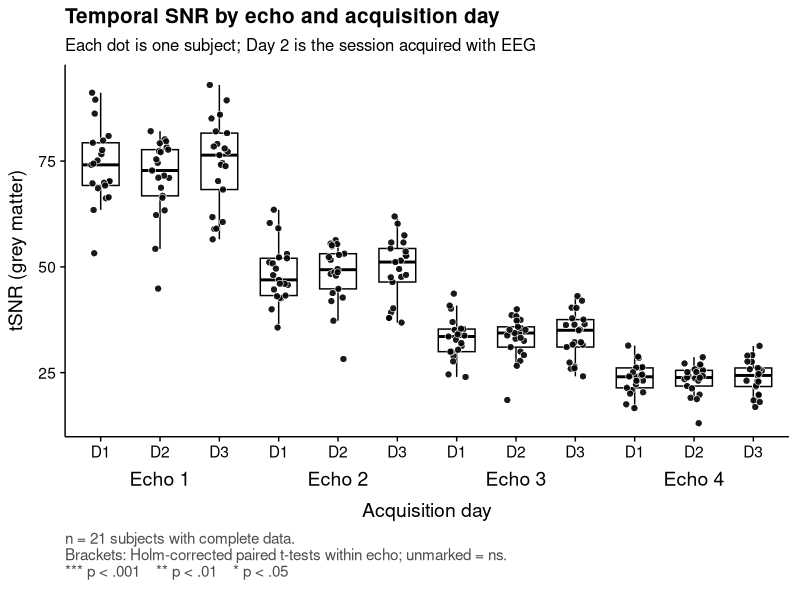
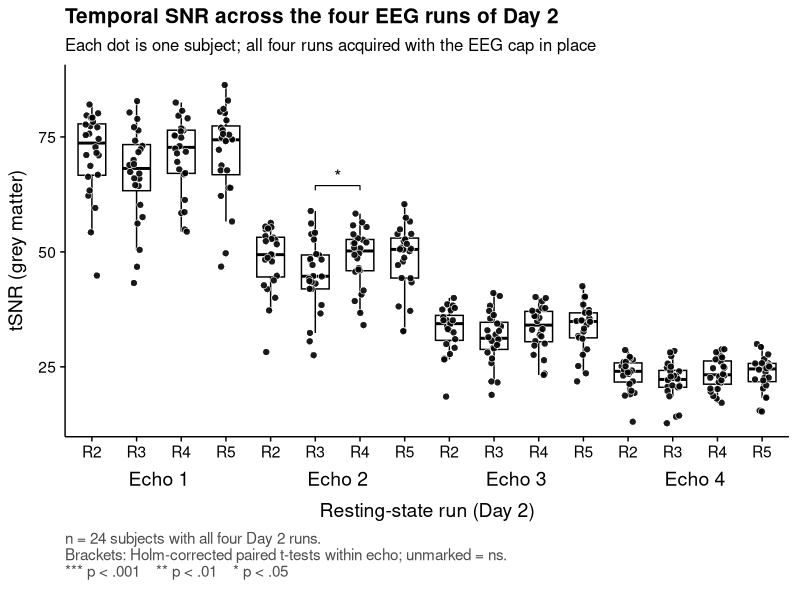
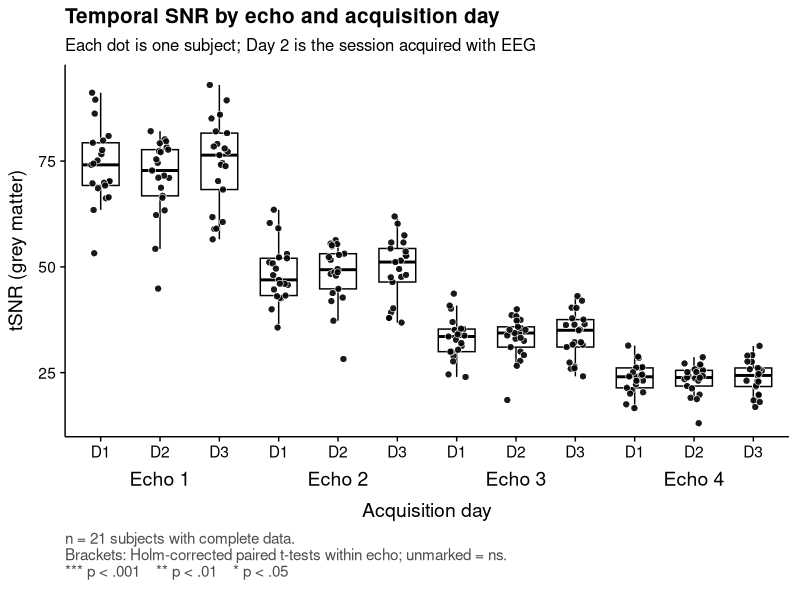
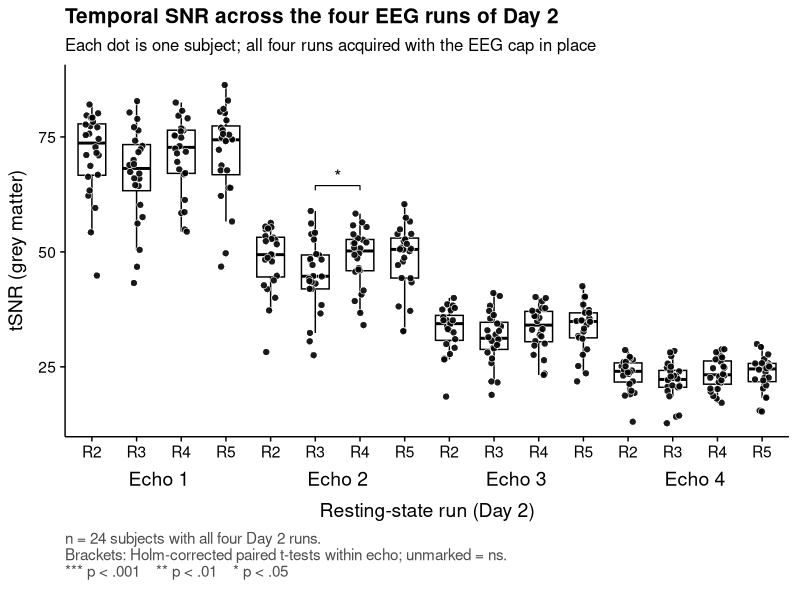

Write R code to recreate these figures, in order.
## ---- chunk 1
knitr::opts_chunk$set(
  echo = TRUE, message = FALSE, warning = FALSE,
  fig.width = 8, fig.height = 5.5, dpi = 200,
  dev.args = list(bg = "white")
)
library(ggplot2)
library(tidyr)
library(dplyr)
library(rstatix)
library(knitr)
## ---- chunk 2
tsnr <- read.csv(
  "tSNR_results.txt",
  header     = TRUE,
  na.strings = c("NA", "NaN", "")
)

names(tsnr)[1] <- "ID"
value_cols <- setdiff(names(tsnr), "ID")

str(tsnr)
## ---- chunk 3
tsnr_long <- tsnr |>
  pivot_longer(
    cols      = all_of(value_cols),
    names_to  = "scan",
    values_to = "tSNR"
  ) |>
  mutate(
    scan = factor(scan, levels = value_cols),
    run  = as.integer(sub("^r(\\d+)e\\d+$", "\\1", scan)),
    echo = factor(as.integer(sub("^r\\d+e(\\d+)$", "\\1", scan)))
  ) |>
  filter(!is.na(tSNR))

head(tsnr_long)
## ---- chunk 4
p_stars <- function(p) {
  ifelse(p < 0.001, "***",
  ifelse(p < 0.01,  "**",
  ifelse(p < 0.05,  "*", NA_character_)))
}

# Lowest free vertical tier per bracket, so that overlapping spans stack
# instead of being drawn on top of each other.
pack_tiers <- function(xmin, xmax, pad = 0.35) {
  tier <- integer(length(xmin))
  for (i in seq_along(xmin)) {
    j <- seq_len(i - 1L)
    t <- 1L
    while (any(tier[j] == t & xmin[i] <= xmax[j] + pad & xmax[i] >= xmin[j] - pad)) {
      t <- t + 1L
    }
    tier[i] <- t
  }
  tier
}

# x-axis cells: one box per echo x group combination, ordered echo-major so the
# groups being compared sit next to each other.
add_cells <- function(d) {
  d   <- d |> mutate(echo = droplevels(echo), grp = droplevels(grp))
  lev <- paste0(rep(levels(d$echo), each = nlevels(d$grp)), "_", levels(d$grp))
  d |> mutate(
    cell = factor(paste0(as.character(echo), "_", as.character(grp)), levels = lev)
  )
}

# pw: within-echo pairwise table with columns echo, group1, group2, p.adj.
# Returns a list of layers, empty if nothing is significant.
sig_geom <- function(pw, d, step_frac = 0.055, tick_frac = 0.014) {
  grp  <- levels(d$grp)
  span <- diff(range(d$tSNR))
  step <- step_frac * span
  tick <- tick_frac * span

  y_echo <- d |>
    group_by(echo) |>
    summarise(y0 = max(tSNR), .groups = "drop") |>
    mutate(echo = as.character(echo))

  b <- pw |>
    ungroup() |>
    mutate(label = p_stars(p.adj), echo = as.character(echo)) |>
    filter(!is.na(label)) |>
    mutate(
      e    = match(echo, levels(d$echo)),
      xmin = (e - 1) * length(grp) + pmin(match(group1, grp), match(group2, grp)),
      xmax = (e - 1) * length(grp) + pmax(match(group1, grp), match(group2, grp))
    ) |>
    left_join(y_echo, by = "echo") |>
    arrange(e, xmax - xmin, xmin) |>
    group_by(e) |>
    mutate(tier = pack_tiers(xmin, xmax)) |>
    ungroup() |>
    mutate(y = y0 + tier * step)

  if (nrow(b) == 0) return(list())

  # Four points per bracket: down-tick, across, down-tick.
  paths <- data.frame(
    id = rep(seq_len(nrow(b)), each = 4),
    x  = as.vector(rbind(b$xmin, b$xmin, b$xmax, b$xmax)),
    y  = as.vector(rbind(b$y - tick, b$y, b$y, b$y - tick))
  )

  list(
    geom_path(
      data = paths, aes(x = x, y = y, group = id),
      colour = "black", linewidth = 0.4, inherit.aes = FALSE
    ),
    geom_text(
      data = b, aes(x = (xmin + xmax) / 2, y = y, label = label),
      vjust = -0.15, size = 4.6, colour = "black", inherit.aes = FALSE
    ),
    expand_limits(y = max(b$y) + 1.8 * step)
  )
}
## ---- chunk 5
base_font <- 14   # readable when the 8 x 5.5 in figure is placed on A4

theme_tsnr <- theme_classic(base_size = base_font) +
  theme(
    panel.grid       = element_blank(),
    axis.line        = element_line(colour = "black", linewidth = 0.5),
    axis.ticks       = element_line(colour = "black", linewidth = 0.5),
    axis.text        = element_text(colour = "black"),
    axis.title       = element_text(colour = "black"),
    axis.title.x     = element_text(margin = margin(t = 30)),
    axis.title.y     = element_text(margin = margin(r = 8)),
    plot.title       = element_text(face = "bold", size = base_font + 1),
    plot.subtitle    = element_text(size = base_font - 2),
    plot.caption     = element_text(size = base_font - 3, hjust = 0, colour = "grey30"),
    plot.margin      = margin(6, 8, 14, 6)
  )

theme_set(theme_tsnr)
## ---- chunk 6
tsnr_panel <- function(d, pw = NULL, title, subtitle, caption, x_title,
                       short = identity) {
  n_g <- nlevels(d$grp)

  # One label per echo, centred under that echo's block of boxes.
  echo_tier <- data.frame(
    x     = (seq_len(nlevels(d$echo)) - 1) * n_g + (n_g + 1) / 2,
    label = paste0("Echo ", levels(d$echo))
  )

  # Jitter is horizontal only, so no point is drawn at a false tSNR value.
  p <- ggplot(d, aes(x = cell, y = tSNR)) +
    geom_boxplot(
      fill = "white", colour = "black",
      linewidth = 0.5, width = 0.62,
      outlier.shape = NA          # outliers are already shown as points below
    ) +
    geom_point(
      position = position_jitter(width = 0.16, height = 0, seed = 42),
      shape = 21, fill = "black", colour = "white",
      size = 2.1, stroke = 0.35, alpha = 0.9
    ) +
    geom_text(
      data = echo_tier, aes(x = x, y = -Inf, label = label),
      vjust = 3.5, size = base_font / .pt, colour = "black",
      inherit.aes = FALSE
    ) +
    scale_x_discrete(labels = \(z) short(sub("^[^_]+_", "", z))) +
    scale_y_continuous(expand = expansion(mult = c(0.04, 0.06))) +
    coord_cartesian(clip = "off") +
    labs(
      title = title, subtitle = subtitle, caption = caption,
      x = x_title, y = "tSNR (grey matter)"
    )

  if (!is.null(pw)) p <- p + sig_geom(pw, d)
  p
}
## ---- chunk 7
runs_keep <- c(1, 2, 6)
day_labels <- c("Day 1", "Day 2", "Day 3")

tsnr_day <- tsnr_long |>
  filter(run %in% runs_keep) |>
  mutate(
    day  = factor(run, levels = runs_keep, labels = day_labels),
    scan = droplevels(scan),
    echo = droplevels(echo)
  )

# The ANOVA is a fully within-subject design, so it needs subjects with a value
# in every day x echo cell.
n_cells <- length(runs_keep) * nlevels(tsnr_day$echo)

tsnr_rm <- tsnr_day |>
  group_by(ID) |>
  filter(dplyr::n() == n_cells) |>
  ungroup() |>
  mutate(ID = factor(ID), grp = day) |>
  add_cells()

cat(
  "Complete cases: ", n_distinct(tsnr_rm$ID), " of ",
  n_distinct(tsnr_day$ID), " subjects\n", sep = ""
)
## ---- chunk 8
tsnr_day |>
  group_by(ID) |>
  filter(dplyr::n() < n_cells) |>
  summarise(runs_present = paste(sort(unique(run)), collapse = ", "), .groups = "drop")
## ---- chunk 9
tsnr_rm |>
  group_by(echo, day) |>
  summarise(
    n      = dplyr::n(),
    mean   = mean(tSNR),
    sd     = sd(tSNR),
    median = median(tSNR),
    IQR    = IQR(tSNR),
    min    = min(tSNR),
    max    = max(tSNR),
    .groups = "drop"
  ) |>
  mutate(across(mean:max, ~ round(.x, 2)))
## ---- chunk 10
fit <- anova_test(tsnr_rm, dv = tSNR, wid = ID, within = c(day, echo))

get_anova_table(fit, correction = "auto")
## ---- chunk 11
fit$`Mauchly's Test for Sphericity`

fit$`Sphericity Corrections`
## ---- chunk 12
tsnr_rm |>
  group_by(day) |>
  summarise(mean = round(mean(tSNR), 2), sd = round(sd(tSNR), 2), .groups = "drop")

tsnr_rm |>
  group_by(echo) |>
  summarise(mean = round(mean(tSNR), 2), sd = round(sd(tSNR), 2), .groups = "drop")
## ---- chunk 13
day_posthoc <- tsnr_rm |>
  group_by(ID, day) |>
  summarise(tSNR = mean(tSNR), .groups = "drop") |>
  pairwise_t_test(tSNR ~ day, paired = TRUE, p.adjust.method = "holm")

day_posthoc |>
  select(group1, group2, statistic, df, p, p.adj, p.adj.signif)
## ---- chunk 14
day_by_echo <- tsnr_rm |>
  group_by(echo) |>
  pairwise_t_test(tSNR ~ day, paired = TRUE, p.adjust.method = "holm")

day_by_echo |>
  select(echo, group1, group2, statistic, df, p, p.adj, p.adj.signif)
## ---- chunk 15
p_tsnr <- tsnr_panel(
  tsnr_rm,
  pw       = day_by_echo,
  title    = "Temporal SNR by echo and acquisition day",
  subtitle = "Each dot is one subject; Day 2 is the session acquired with EEG",
  x_title  = "Acquisition day",
  caption  = paste0(
    "n = ", n_distinct(tsnr_rm$ID), " subjects with complete data.\n",
    "Brackets: Holm-corrected paired t-tests within echo; unmarked = ns.\n",
    "*** p < .001    ** p < .01    * p < .05"
  ),
  short = \(s) sub("^Day ", "D", s)
)

p_tsnr
## ---- chunk 16
# Vector copy at A4 text width, for inclusion in a manuscript.
ggsave("tSNR_boxplot.pdf", p_tsnr, width = 17, height = 12, units = "cm")
## ---- chunk 17
pct_day <- tsnr_rm |>
  group_by(echo, day) |>
  summarise(mean = mean(tSNR), .groups = "drop") |>
  pivot_wider(names_from = day, values_from = mean) |>
  mutate(
    `Day 2 vs Day 1 (%)` = 100 * (`Day 2` - `Day 1`) / `Day 1`,
    `Day 3 vs Day 1 (%)` = 100 * (`Day 3` - `Day 1`) / `Day 1`
  )

pct_day |>
  mutate(across(where(is.numeric), ~ round(.x, 2)))
## ---- chunk 18
fit_log <- tsnr_rm |>
  mutate(log_tSNR = log(tSNR)) |>
  anova_test(dv = log_tSNR, wid = ID, within = c(day, echo))

get_anova_table(fit_log, correction = "auto")
## ---- chunk 19
runs_d2   <- 2:5
run_labels <- paste("Rest", runs_d2)

tsnr_d2_all <- tsnr_long |>
  filter(run %in% runs_d2) |>
  mutate(
    run_f = factor(run, levels = runs_d2, labels = run_labels),
    scan  = droplevels(scan),
    echo  = droplevels(echo)
  )

n_cells_d2 <- length(runs_d2) * nlevels(tsnr_d2_all$echo)

tsnr_d2 <- tsnr_d2_all |>
  group_by(ID) |>
  filter(dplyr::n() == n_cells_d2) |>
  ungroup() |>
  mutate(ID = factor(ID), grp = run_f) |>
  add_cells()

cat(
  "Complete cases: ", n_distinct(tsnr_d2$ID), " of ",
  n_distinct(tsnr_d2_all$ID), " subjects with any Day 2 run\n", sep = ""
)
## ---- chunk 20
tsnr_d2_all |>
  group_by(ID) |>
  filter(dplyr::n() < n_cells_d2) |>
  summarise(runs_present = paste(sort(unique(run)), collapse = ", "), .groups = "drop")
## ---- chunk 21
tsnr_d2 |>
  group_by(echo, run_f) |>
  summarise(
    n      = dplyr::n(),
    mean   = mean(tSNR),
    sd     = sd(tSNR),
    median = median(tSNR),
    IQR    = IQR(tSNR),
    min    = min(tSNR),
    max    = max(tSNR),
    .groups = "drop"
  ) |>
  mutate(across(mean:max, ~ round(.x, 2)))
## ---- chunk 22
fit_d2 <- anova_test(tsnr_d2, dv = tSNR, wid = ID, within = c(run_f, echo))

get_anova_table(fit_d2, correction = "auto")
## ---- chunk 23
fit_d2$`Mauchly's Test for Sphericity`

fit_d2$`Sphericity Corrections`
## ---- chunk 24
tsnr_d2 |>
  group_by(run_f) |>
  summarise(mean = round(mean(tSNR), 2), sd = round(sd(tSNR), 2), .groups = "drop")

tsnr_d2 |>
  group_by(echo) |>
  summarise(mean = round(mean(tSNR), 2), sd = round(sd(tSNR), 2), .groups = "drop")
## ---- chunk 25
tsnr_d2 |>
  group_by(ID, run_f) |>
  summarise(tSNR = mean(tSNR), .groups = "drop") |>
  pairwise_t_test(tSNR ~ run_f, paired = TRUE, p.adjust.method = "holm") |>
  select(group1, group2, statistic, df, p, p.adj, p.adj.signif)
## ---- chunk 26
run_by_echo <- tsnr_d2 |>
  group_by(echo) |>
  pairwise_t_test(tSNR ~ run_f, paired = TRUE, p.adjust.method = "holm")

run_by_echo |>
  select(echo, group1, group2, statistic, df, p, p.adj, p.adj.signif)
## ---- chunk 27
n_sig_d2 <- sum(run_by_echo$p.adj < 0.05)
cat("Within-echo run comparisons surviving Holm correction: ", n_sig_d2,
    " of ", nrow(run_by_echo), "\n", sep = "")
## ---- chunk 28
p_d2 <- tsnr_panel(
  tsnr_d2,
  pw       = run_by_echo,
  title    = "Temporal SNR across the four EEG runs of Day 2",
  subtitle = "Each dot is one subject; all four runs acquired with the EEG cap in place",
  x_title  = "Resting-state run (Day 2)",
  caption  = paste0(
    "n = ", n_distinct(tsnr_d2$ID), " subjects with all four Day 2 runs.\n",
    "Brackets: Holm-corrected paired t-tests within echo; unmarked = ns.\n",
    if (n_sig_d2 == 0) "No within-echo comparison was significant, so no bracket is drawn."
    else "*** p < .001    ** p < .01    * p < .05"
  ),
  short = \(s) sub("^Rest ", "R", s)
)

p_d2
## ---- chunk 29
ggsave("tSNR_boxplot_day2.pdf", p_d2, width = 17, height = 12, units = "cm")
## ---- chunk 30
pct_d2 <- tsnr_d2 |>
  group_by(echo, run_f) |>
  summarise(mean = mean(tSNR), .groups = "drop") |>
  pivot_wider(names_from = run_f, values_from = mean) |>
  mutate(
    `Rest 3 vs Rest 2 (%)` = 100 * (`Rest 3` - `Rest 2`) / `Rest 2`,
    `Rest 4 vs Rest 2 (%)` = 100 * (`Rest 4` - `Rest 2`) / `Rest 2`,
    `Rest 5 vs Rest 2 (%)` = 100 * (`Rest 5` - `Rest 2`) / `Rest 2`
  )

pct_d2 |>
  mutate(across(where(is.numeric), ~ round(.x, 2)))
## ---- chunk 31
tsnr_d2 |>
  mutate(log_tSNR = log(tSNR)) |>
  anova_test(dv = log_tSNR, wid = ID, within = c(run_f, echo)) |>
  get_anova_table(correction = "auto")
## ---- chunk 32
at    <- get_anova_table(fit, correction = "auto")
atl   <- get_anova_table(fit_log, correction = "auto")
at2   <- get_anova_table(fit_d2, correction = "auto")
gv    <- function(tab, eff, col) tab[[col]][tab$Effect == eff]
n_sub <- n_distinct(tsnr_rm$ID)

em    <- function(e) round(mean(tsnr_rm$tSNR[tsnr_rm$echo == e]), 1)
dm    <- function(d) round(mean(tsnr_rm$tSNR[tsnr_rm$day  == d]), 1)
rm2m  <- function(r) round(mean(tsnr_d2$tSNR[tsnr_d2$run_f == r]), 1)

# Day 2 cost, as a percentage of the mean of the two non-EEG days.
d2_cost <- 100 * (dm("Day 2") - mean(c(dm("Day 1"), dm("Day 3")))) /
  mean(c(dm("Day 1"), dm("Day 3")))
pct_rng <- range(pct_day$`Day 2 vs Day 1 (%)`)
d13_rng <- range(abs(pct_day$`Day 3 vs Day 1 (%)`))
fmt_p   <- function(p) ifelse(p < 0.001, "< .001", paste0("= ", format(round(p, 3), nsmall = 3)))
## ---- chunk 33
sessionInfo()
